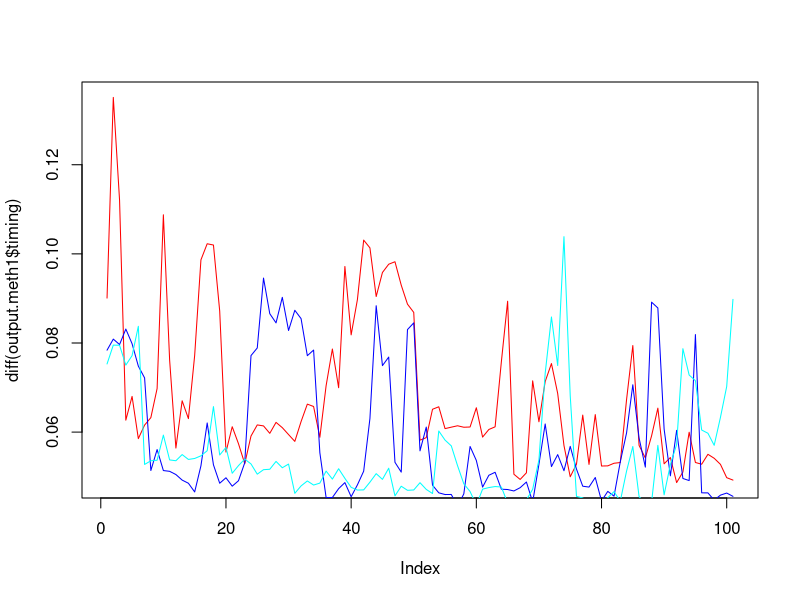
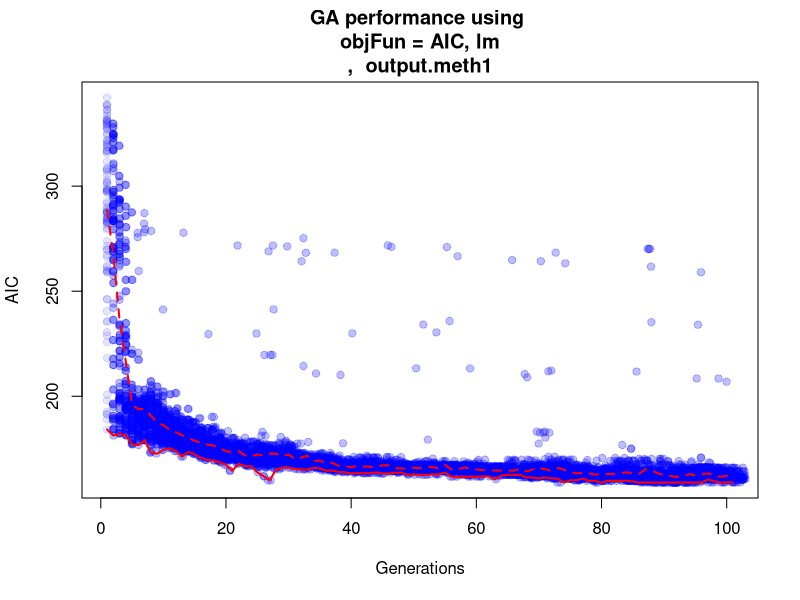
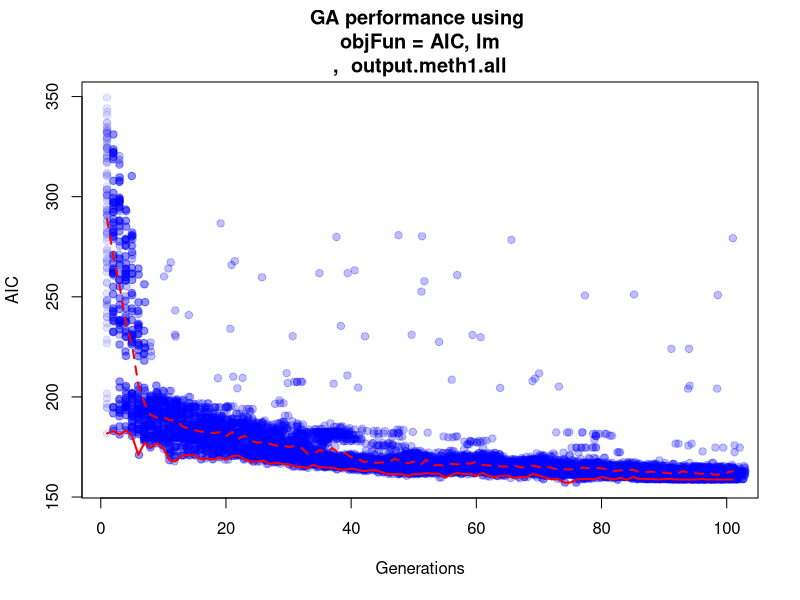
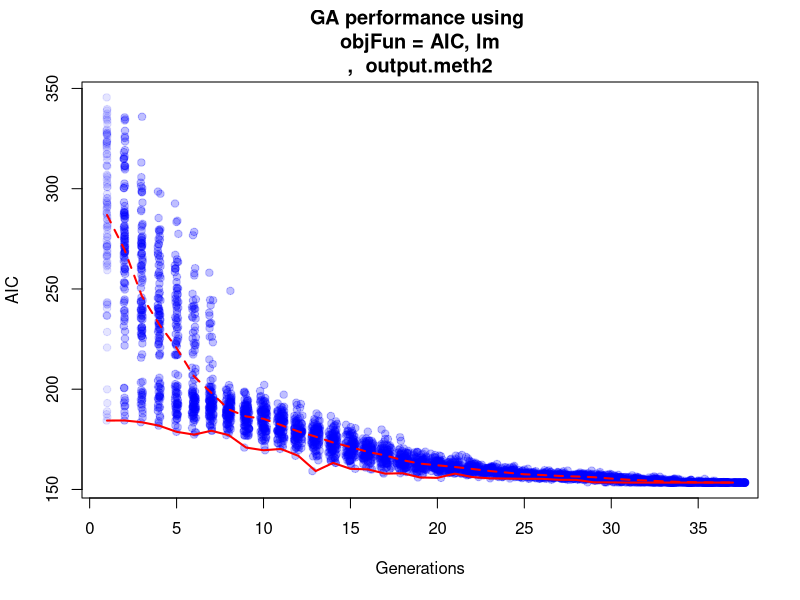
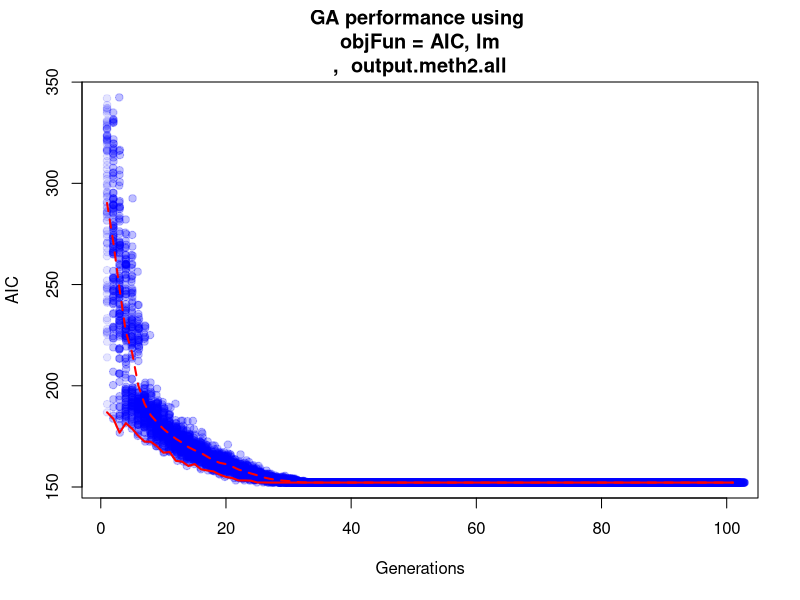
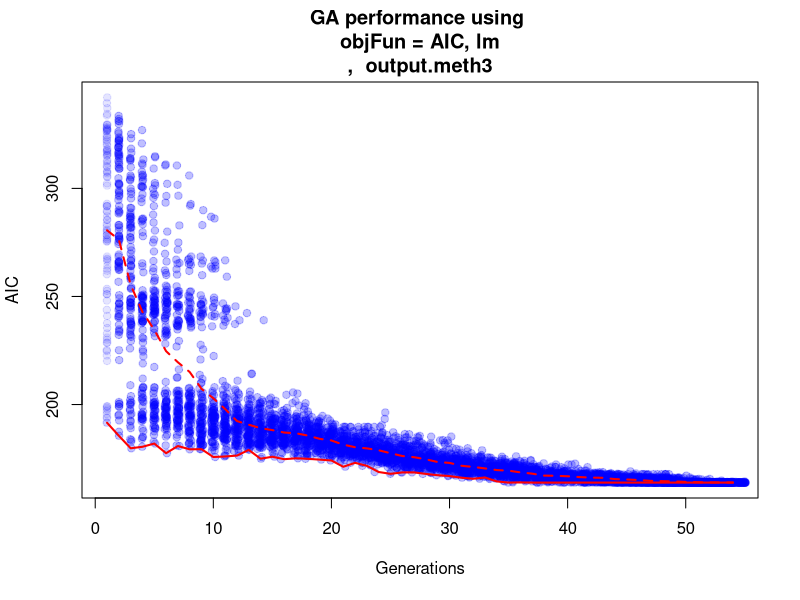
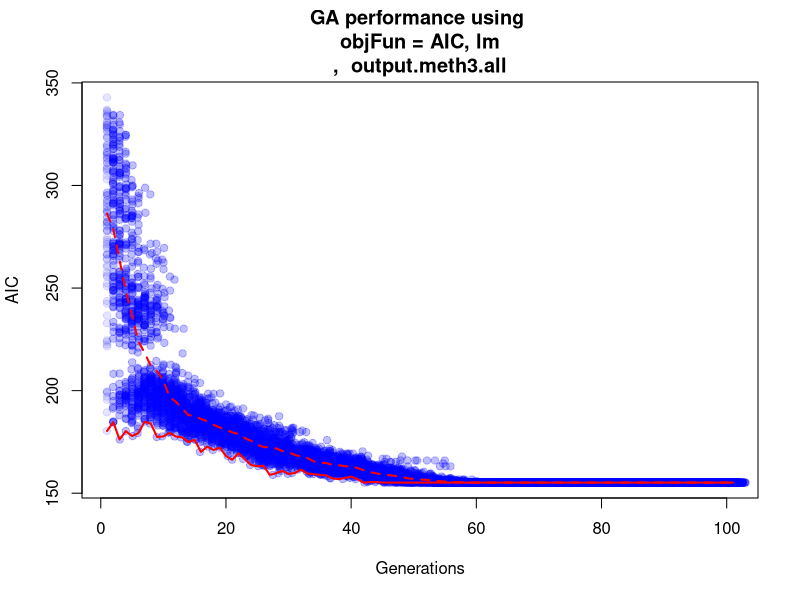

Source code (R) for these figures, in order:
## ---- chunk 1
##############
# auxiliary functions
##############

#initiative founding chromosomes
generate_founders <- function(X) {
    
    # number of predictors ---------------
    C <- dim(X)[2]

    # number of founders ----------------
    P <- 2 * C
    if (P > 200) {P <- 200
    } else if (P < 10) {
        P <- 10}

    #randomly generate founders ----------------
    geneSample <- sample(c(0, 1), replace = TRUE,
                         size = ceiling(1.2 * C * P))

    #update geneSample to make sure that each gene/variable
    #will exist in at least one chrome, but not all.
    #geneSample <- c(rep(0, C - 1), rep(1, C), 0, geneSample)

    #create a first generation
    indices <- seq_along(geneSample)
    first_gen_raw <- split(geneSample, ceiling(indices / C))

    generation_t0 <- matrix(unlist(unique(first_gen_raw)[1:P]),
                       ncol = C, byrow = TRUE)

    generation_t0 <- generation_t0[apply(generation_t0[, -1], 1,
                                     function(x) !all(x == 0)), ]


    return(generation_t0)
}
## ---- chunk 2
# evaluate the generation using lm/glm and the objective function
# default is AIC

evaluate_fitness <- function(generation_t0, Y, X) {

    # get objects from their parent frames----------------
    family <- get("family", mode = "any", envir = parent.frame())
    objFun <- get("objFun", mode = "any", envir= parent.frame())
    parallel <- get("parallel", mode = "any", envir= parent.frame())
    minimize <- get("minimize", mode = "any", envir= parent.frame())

    #test parms
    #family <- "gaussian"
    ##objFun <- "AIC"
    #minimize <- TRUE
    #parallel <- FALSE

    # number of parent chromosomes or models----------------
    P <- dim(generation_t0)[1]

    # calculate objective function ----------------
    calc_objective_function <- function(mod) {

        objFun <- get("objFun", mode = "any", envir = parent.frame())

        if (objFun == "AIC") {
            extractAIC(mod)[2]
        } else if (objFun == "BIC") {
            BIC(mod)
        } else if (objFun == "logLik") {
            logLik(mod)
        } else if (objFun == "user") {
            user_func(mod)
        }
    }

    # rank obj function output ----------------
    rank_objective_function <- function(objFunOutput){

        objFun <- get("objFun", mode = "any", envir = parent.frame())
        minimize <- get("minimize", mode = "any", envir = parent.frame())

        if (objFun %in% c("AIC", "BIC") | minimize == TRUE) {
            r <- rank(-objFunOutput, na.last = TRUE, ties.method = "first")
        } else if (objFun == "logLike" | minimize == FALSE) {
            r <- rank(objFunOutput, na.last = TRUE, ties.method = "first")
        }
        return(cbind(chr = 1:P, rank = r, objFunOutput))
    }


    ######
    #evaluate and rank each chromosome with selected objective function
    ######

    # serial ----------------
    if (parallel == FALSE) {

        # lm ----------------
        if (family == "gaussian") {
            objFunOutput <- sapply(1:P, function(i) {
                mod <- lm(Y ~ X[, generation_t0[i, ] == 1])
                calc_objective_function(mod)
                })
        # glm ----------------
        } else if(family != "gaussian") {
            objFunOutput <- sapply(1:P, function(i) {
                mod <- glm(Y ~ X[, generation_t0[i, ] == 1], family = family)
                calc_objective_function(mod)
            })
        }

    # parallel ----------------
    } else if (parallel == TRUE) {

        # mclapply options ----------------
        nCores <- detectCores() - 1
        if(dim(X)[1] < 1000) {
          preschedule <- FALSE
        } else {
          preschedule <- TRUE
        }

        # lm ----------------
        if (family == "gaussian") {
            objFunOutput <- unlist(mclapply(1:P, function(i) {
                mod <- lm(Y ~ X[, generation_t0[i, ] == 1])
                calc_objective_function(mod)
            }, mc.preschedule = preschedule, mc.cores = nCores))
        # glm ----------------
        } else if(family != "gaussian") {
            objFunOutput <- unlist(mclapply(1:P, function(i) {
                mod <- glm(Y ~ X[, generation_t0[i, ] == 1], family = family)
                calc_objective_function(mod)
            }, mc.preschedule = preschedule, mc.cores = nCores))
        }
    }

    # rank ----------------
    rank <- rank_objective_function(objFunOutput)

    #return rankings ----------------
    return(rank)
}
## ---- chunk 3
create_next_generation <- function(generation_t0, objFunOutput_t0, iter) {
    #will create children, selecting mate pairs based upon
    #with higher objectFun scores
    #nextGen will be of same size of prev generation
    #will then perform mutation on resulting generation

    #phi: prob of selection, softmax using objFun output
    #P: # of chromosomes/models
    #C: # of genes/vars
    #r: object function
    #nextGeneration: stores new generation
    #P1, P2: selected parents

    #inherit variables
    crossMeth <- get("crossMeth", mode = "any", envir = parent.frame())

    #set variables
    P <- dim(generation_t0)[1]
    C <- dim(generation_t0)[2]
    rank <- objFunOutput_t0[, 2]
    score <- objFunOutput_t0[, 3]

    #set probability of selection
    phi <- (2 * rank) / (P * (P + 1))

    #set up plot to view sampling in each generation
    #require(scales)
    #plot(phi, score)
    #legend("bottomleft", c("parents", "sampled parents"), pch = c(21, 19))

    #Create matrix for next generation
    generation_t1 <- matrix(NA, dim(generation_t0)[1], dim(generation_t0)[2])

    #keep high rank parents and put in new generation
    #goodGeneration_t0 <- generation_t0[rank > quantile(rank, probs = 0.95), ]
    #generation_t1[1:dim(goodGeneration_t0)[1], ] <- goodGeneration_t0

    #########
    #Selection, Crossover, and Mutation
    #########

    i <- 1 #dim(goodGeneration_t0)[1] + 1 #initialize while loop
    while(i <= dim(generation_t1)[1]) {

        #SELECTION: select Parents
        #method 1: both parents selected by rank
            #parentInd <- sample(1:P, 2, prob=phi, replace = F) #this is better than method 2

        #method 2: first parent by rank, second random
            parentInd <- c(sample(1:P, 1, prob=phi, replace = F),
                           sample(1:P, 1, replace = F))

            parents <- generation_t0[parentInd, ]
            parentRank <- rank[parentInd]
            parentScore <- score[parentInd]

        #update plot with sampled parents
        #points(phi[parentInd], score[parentInd], pch = 19,
        #       col = alpha("black", 0.5))

        #CROSSOVER and MUTATION parent to  create child

        if (crossMeth == "method1") {

            #METHOD 1:
                #crossover: two crossover points, non-overlapping
                #creates two children
                cross1 <- sample(2:(C/2-1), 1)
                cross2 <- sample((C/2+1):(C-1), 1)
                child1 <- c(parents[1, 1:cross1],
                            parents[2, (cross1+1):cross2],
                            parents[1, (cross2+1):C])

                child2 <- c(parents[1, 1:cross1],
                            parents[2, (cross1+1):cross2],
                            parents[1, (cross2+1):C])

                #mutation:
                child1 <- abs(round(child1, 0) -
                                rbinom(C, 1, prob = 1 / (P * sqrt(C))))
                child2 <- abs(round(child2, 0) -
                                  rbinom(C, 1, prob = 1 / (P * sqrt(C))))
              

        } else if (crossMeth == "method2") {

            #METHOD 2:
                #crossover: method upweights parent with higher rank high
                #create one child
                childProb <- parents[1, ] * parentRank[1] /
                        (parentRank[1] + parentRank[2]) +
                                parents[2, ] * parentRank[2]  /
                        (parentRank[1] + parentRank[2])
                #mutation: this method has A LOT of mutation
                child1 <- rbinom(C, 1, prob = childProb)
                child2 <- rbinom(C, 1, prob = childProb)

        } else if (crossMeth == "method3") {

            #METHOD 3
                #randomly samples non-concordant variables
                #between parents, slightly upweights parent selected
                #by prob. proportional to rank
                #this provide mutation as well
                #2 children
                child1 <- parents[1, ]
                child2 <- parents[2, ]
                child1[parents[1, ] != parents[2, ]] <-
                    rbinom(sum(parents[1, ] - parents[2, ] != 0), 1,
                        prob = parentRank[1] / (parentRank[1] + parentRank[2]))
                child2[parents[1, ] != parents[2, ]] <-
                    rbinom(sum(parents[1, ] - parents[2, ] != 0), 1,
                        prob = 1 - (parentRank[1] / (parentRank[1] + parentRank[2])))
        }

        #check if duplicate child, and for all non-zero genes
        #if (all(!rowSums(generation_t1 == child1 |
        #                 generation_t1 == child2, na.rm = T) == C) &
        #    sum(child1) > 0 & sum(child2) > 0) {
            #not dup: add child to new generation
            generation_t1[c(i, i + 1), ] <- rbind(child1, child2)
            #update counter
            i <- i + 2
        #}
    }
    #return new new generation
    return(generation_t1)
}
## ---- chunk 4
##############
#primary function for package
##############

select <- function(Y, X, iter, objFun = c("AIC", "BIC", "logLik", "user"),
                  family = "gaussian",
                  crossMeth = c("method1", "method2", "method3"),
                  numChromosomes = NULL,
                  pCrossover = 1,
                  user_objFun = NULL,
                  converge = TRUE, minimize = TRUE, parallel = FALSE) {

    #input objects
    if(missing(iter)) {
      iter <- 100
      }
    if(missing(objFun)) {
      objFun <- "AIC"
      }
    if(missing(family)) {
      family <- "gaussian"
      }
    if(missing(converge)) {
      converge <- FALSE
      }
    if(missing(minimize)) {
      minimize <- TRUE
      }
    if(missing(parallel)) {
      parallel <- FALSE
      }
    if(missing(user_objFun)) {
      user_objFun <- NULL
      }
    require(doParallel)
    require(abind)

    #error checking

    #function objects

    # print settings

    ##########
    # Perform genetic algorithm
    #########

    #step 1: Generate founders ----------------
        generation_t0 <- generate_founders(X)
        P <- nrow(generation_t0) #num chromosomes
        cat("1. Generate founders: ", P, "chromosomes")
        t1 <- Sys.time()

    #Step 2. Evaluate founder fitness Fitness of inital pop  ----------------
        objFunOutput_t0 <- evaluate_fitness(generation_t0, Y, X)
        cat("\n2. Evaluate founder fitness")
        t1 <- c(t1, Sys.time())

        #create array to store fitness data for each iteration
        convergeData <- array(dim = c(P, 2, 1)) #P x 2 x iter

        #save founder fitness evaluation data
        convergeData[, , 1] <- objFunOutput_t0[
                                order(objFunOutput_t0[, 2], decreasing = T),
                                c(1, 3)]



    #Step 3. loop through successive generations until either:
        #1. finish default or user specified number of iterations
        #2. convergence to specific optimum
        tol = sqrt(.Machine$double.eps) #tolerance for converage check
        converged <- 0

        cat("\n3. Begin breeding \n Generations: ")

        for (i in 1:iter) {

                #breeding: create children
                if (i == 1) {
                    generation_t1 <- generation_t0
                    objFunOutput_t1 <- objFunOutput_t0
                }

                generation_t1 <- create_next_generation(generation_t1,
                                                        objFunOutput_t1, iter)

                # eval fitness ----------------
                objFunOutput_t1 <- evaluate_fitness(generation_t1, Y, X)

                # store fitness data ----------------
                convergeData <- abind(convergeData,
                    objFunOutput_t1[order(objFunOutput_t1[, 2],
                                                decreasing = T), c(1, 3)])

                # cat generation and save timing ----------------
                cat(i,"-", sep = "")
                t1 <- c(t1, Sys.time())

                # check convergence ----------------
                if (i > 10 & converge == TRUE) {
                    if(isTRUE(all.equal(mean(convergeData[1:(P * 0.5), 2, i]),
                                        convergeData[1, 2, i],
                                        check.names = F,
                                        tolerance = tol))) {
                        converged <- converged + 1
                        if (converged >= 1) {
                        cat("\n#### Converged! ####")
                        break
                        }
                    }
                }
            }


    #process output ----------------
    bestModel <- generation_t1[convergeData[1, 1, i], ]
    value <- convergeData[1, 2, dim(convergeData)[3]]
    if(dim(convergeData)[3] < iter) {converged <- "Yes"
    } else {converged <- "No"}

    output <- list("BestModel" = bestModel,
                   objFun = c(objFun, value),
                   iter = dim(convergeData)[3],
                   converged = converged,
                   convergeData = convergeData,
                   timing = t1)
    return(output)
}
## ---- chunk 5
##############
# simulation
##############

#simulate toy dataset
library(mlbench)
n <- 100
p <- 40
sigma <- 1
set.seed(30)
sim <- mlbench.friedman1(n, sd = sigma)
colnames(sim$x) <- c(paste("real", 1:5, sep = ""),
                     paste("bogus", 1:5, sep = ""))
bogus <- matrix(rnorm(n * p), nrow = n)
colnames(bogus) <- paste("bogus", 5 + (1:ncol(bogus)), sep = "")
x <- cbind(sim$x, bogus)
y <- sim$y

#binomial
#y[y < quantile(y, probs = 0.5)] <- 0
#y[y >= quantile(y, probs = 0.5)] <- 1

#poisson
sort(runif(10, min = 0, max = 10))/10
dim(x);length(y)
dim(x)

##############
#test function with simulated data
##############


a1 <- array(NA, dim = c(5, 4, 5))
a2 <- array(rnorm(100), dim = c(5, 4, 4))
a1[, , 2:5] <- a2

#GAfun(Y = iris$Sepal.Length, X = iris[ , - 1], objFun = "AIC")
#run against three different crossover/mutation methods
output.meth1 <- select(y, x, iter = 100, objFun = "AIC", parallel = F,
                crossMeth = "method1", converge = T, family = "gaussian")
output.meth1.all <- select(y, x, iter = 100, objFun = "AIC", parallel = F,
                      crossMeth = "method1", converge = F) #with defaults
output.meth2 <- select(y, x, iter = 100, objFun = "AIC", parallel = F,
                crossMeth = "method2", converge = T) #with defaults
output.meth2.all <- select(y, x, iter = 100, objFun = "AIC", parallel = F,
                      crossMeth = "method2", converge = F) #with defaults
output.meth3 <- select(y, x, iter = 100, objFun = "AIC", parallel = F,
                crossMeth = "method3", converge = T) #with defaults
output.meth3.all <- select(y, x, iter = 100, objFun = "AIC", parallel = F,
                      crossMeth = "method3", converge = F) #with defaults

test <- rbind(c(output.meth1$objFun, output.meth1$iter),
        c(output.meth1.all$objFun, output.meth1.all$iter),
        c(output.meth2$objFun,     output.meth2$iter),
        c(output.meth2.all$objFun, output.meth2.all$iter),
        c(output.meth3$objFun,     output.meth3$iter),
        c(output.meth3$objFun,     output.meth3.all$iter))

colnames(test) <- c("ObjFun", "value", "iterations")
rownames(test) <- grep("output.meth", ls(), value = T)
test

#timing
plot(diff(output.meth1$timing), type = "l", pch = 20, col = "red")
lines(diff(output.meth2.all$timing), pch = 20, col = "blue")
lines(diff(output.meth3.all$timing), pch = 20, col = "cyan")
mean(diff(output.meth1.all$timing))
mean(diff(output.meth2.all$timing))
mean(diff(output.meth3.all$timing))
sum(diff(output.meth1.all$timing))
sum(diff(output.meth2.all$timing))
sum(diff(output.meth3.all$timing))

#check variables selected
colnames(x)[output.meth1$BestModel == 1]
colnames(x)[output.meth2$BestModel == 1]
colnames(x)[output.meth3$BestModel == 1]



#plot results
plots <- grep("output.meth", ls(), value = T)
for (i in 1:length(plots)) {

    output <- eval(parse(text = plots[i]))
    convergeData <- output$convergeData
    require(scales)

    #png(paste0("~/repos/STAT243/project/GAplots_method_0", i, ".png"),
    #    width = 640, heigh = 480)

    par(mfrow = (c(1, 1)))

        #all AIC across interations
        plot(jitter(rep(1, nrow(convergeData))), convergeData[, 2, 1], type = "p",
               pch = 19, col = alpha("blue", 0.1),
               ylim = c(min(convergeData[, 2, ], na.rm = T),
                        max(convergeData[, 2, ], na.rm = T)),
               xlim = c(1, output$iter), xlab = "Generations", ylab = "AIC",
               main = paste("GA performance using \n objFun = AIC, lm \n, ",
                            plots[i]))
        for (i in 2:output$iter) {
            points(jitter(rep(i, nrow(convergeData))), convergeData[, 2, i], type = "p",
                   pch = 19, col = alpha("blue", 0.25))
        }

        #best AIC per iteration
        lines(1:output$iter, sapply(1:output$iter,
                                   function(x) convergeData[1, 2, x]), type = "l",
             xlab = "iterations", ylab = "AIC", col = "red", lwd = 2,
             main = paste("Best AIC per iteration \n objFun = AIC, lm \n",
                          plots[i]))
        lines(1:output$iter, sapply(1:output$iter,
                                   function(x) mean(convergeData[, 2, x])),
                                   lty = 2, lwd = 2, col = "red")


    #dev.off()
}
